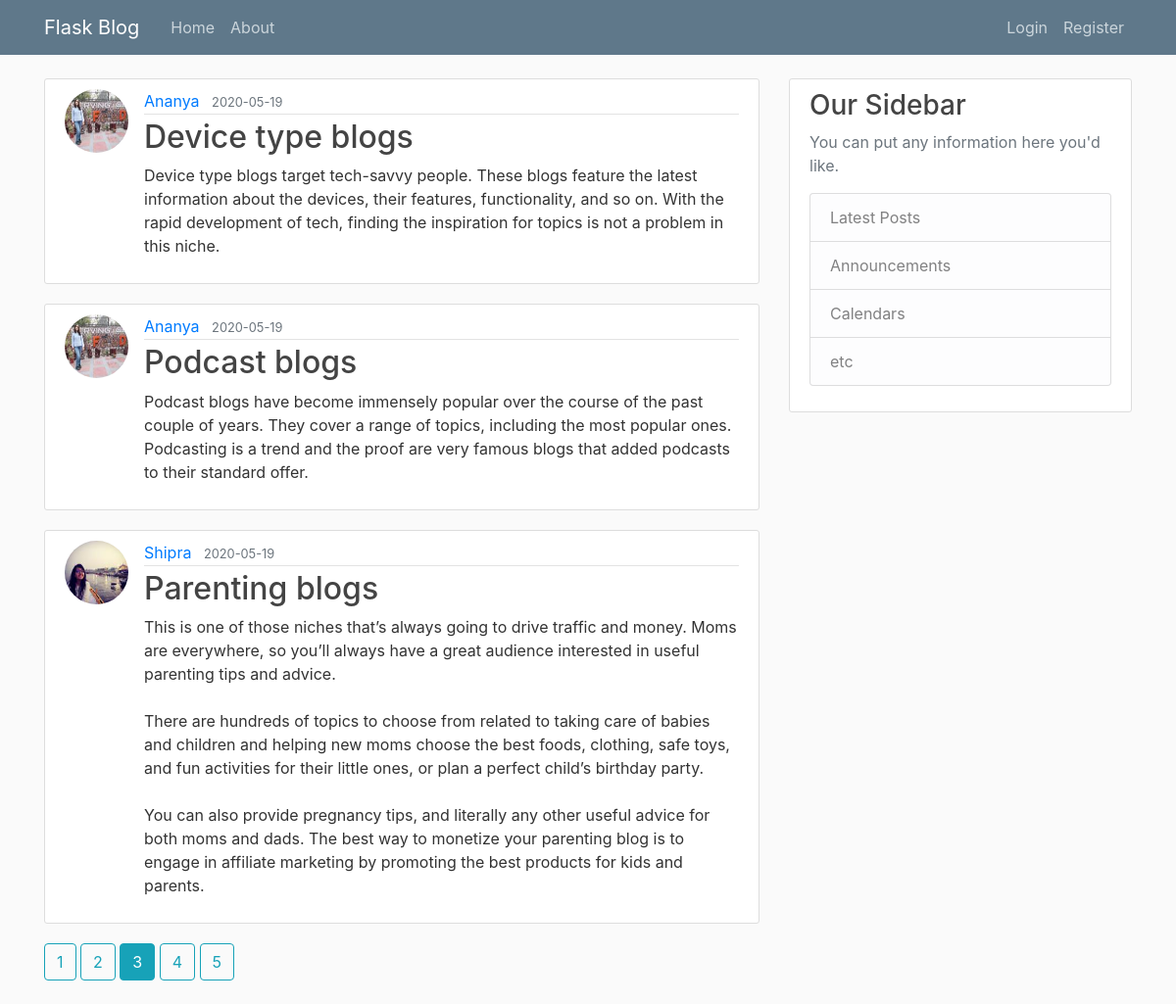
Screenshot of /home?page=3 with the database file from the repository.
### flaskblog/models.py (models this page shows, shortened)
class Post(db.Model):
    id = db.Column(db.Integer, primary_key=True)
    title = db.Column(db.String(100), nullable=False)
    date_posted = db.Column(db.DateTime, nullable=False, default=datetime.utcnow)
    content = db.Column(db.Text, nullable=False)
    user_id = db.Column(db.Integer, db.ForeignKey('user.id'), nullable=False)

class User(db.Model, UserMixin):
    id = db.Column(db.Integer, primary_key=True)
    username = db.Column(db.String(20), unique=True, nullable=False)
    email = db.Column(db.String(120), unique=True, nullable=False)
    image_file = db.Column(db.String(20), nullable=False, default='default.jpg')
    password = db.Column(db.String(60), nullable=False)
    posts = db.relationship('Post', backref='author', lazy=True)

### flaskblog/main/routes.py (the view)
@main.route("/")
@main.route("/home")
def home():
    page = request.args.get('page', 1, type=int) #page number
    posts = Post.query.order_by(Post.date_posted.desc()).paginate(page=page, per_page=3)
    return render_template("home.html",posts=posts)

### flaskblog/templates/home.html
{% extends "layout.html" %}
{% block content %}
    {% for post in posts.items %}
        <article class="media content-section">
          <img class="rounded-circle article-img" src="{{ url_for('static', filename='profile_pics/' + post.author.image_file) }}">
          <div class="media-body">
            <div class="article-metadata">
              <a class="mr-2" href="{{ url_for('users.user_posts', username=post.author.username) }}">{{ post.author.username }}</a>
              <small class="text-muted">{{ post.date_posted.strftime('%Y-%m-%d') }}</small>
            </div>
            <h2><a class="article-title" href="{{ url_for('posts.post', post_id=post.id) }}">{{ post.title }}</a></h2>
            <p class="article-content">{{ post.content }}</p>
          </div>
        </article>
    {% endfor %}
    {% for page_num in posts.iter_pages(left_edge=1, right_edge=1, left_current=1, right_current=2) %}
      {% if page_num %}
        {% if posts.page == page_num %}
          <a class="btn btn-info mb-4" href="{{ url_for('main.home', page=page_num) }}">{{ page_num }}</a>
        {% else %}
          <a class="btn btn-outline-info mb-4" href="{{ url_for('main.home', page=page_num) }}">{{ page_num }}</a>
        {% endif %}
      {% else %}
        ...
      {% endif %}
    {% endfor %}
{% endblock content %}

### flaskblog/static/main.css (style rules this page uses)
body { background: #fafafa; color: #333333; margin-top: 5rem; }
h1, h2, h3, h4, h5, h6 { color: #444444; }
.content-section { background: #ffffff; padding: 10px 20px; border: 1px solid #dddddd; border-radius: 3px; margin-bottom: 20px; }
.article-title { color: #444444; }
.article-content { white-space: pre-line; }
.article-img { height: 65px; width: 65px; margin-right: 16px; }
.article-metadata { padding-bottom: 1px; margin-bottom: 4px; border-bottom: 1px solid #e3e3e3 }

### rows the page displays
Post: image_file (picture), author.username "Ananya", date_posted "2020-05-19", title "Device type blogs", content "Device type blogs target tech-savvy people. These blogs feature the latest information about the devices, their features, functionality, and so on. With the rapid development of tech, finding the inspiration for topics is not a problem in this niche."
Post: image_file (picture), author.username "Ananya", date_posted "2020-05-19", title "Podcast blogs", content "Podcast blogs have become immensely popular over the course of the past couple of years. They cover a range of topics, including the most popular ones. Podcasting is a trend and the proof are very famous blogs that added podcasts to their standard offer."
Post: image_file (picture), author.username "Shipra", date_posted "2020-05-19", title "Parenting blogs", content "This is one of those niches that’s always going to drive traffic and money. Moms are everywhere, so you’ll always have a great audience interested in useful parenting tips and advice. There are hundreds of topics to choose from related to taking care of babies and children and helping new moms choose the best foods, clothing, safe toys, and fun activities for their little ones, or plan a perfect child’s birthday party. You can also provide pregnancy tips, and literally any other useful advice for both moms and dads. The best way to monetize your parenting blog is to engage in affiliate marketing by promoting the best products for kids and parents."

### other values shown
{{ page_num }} "1" "2" "4" "5"
{{ page_num }} "3"
